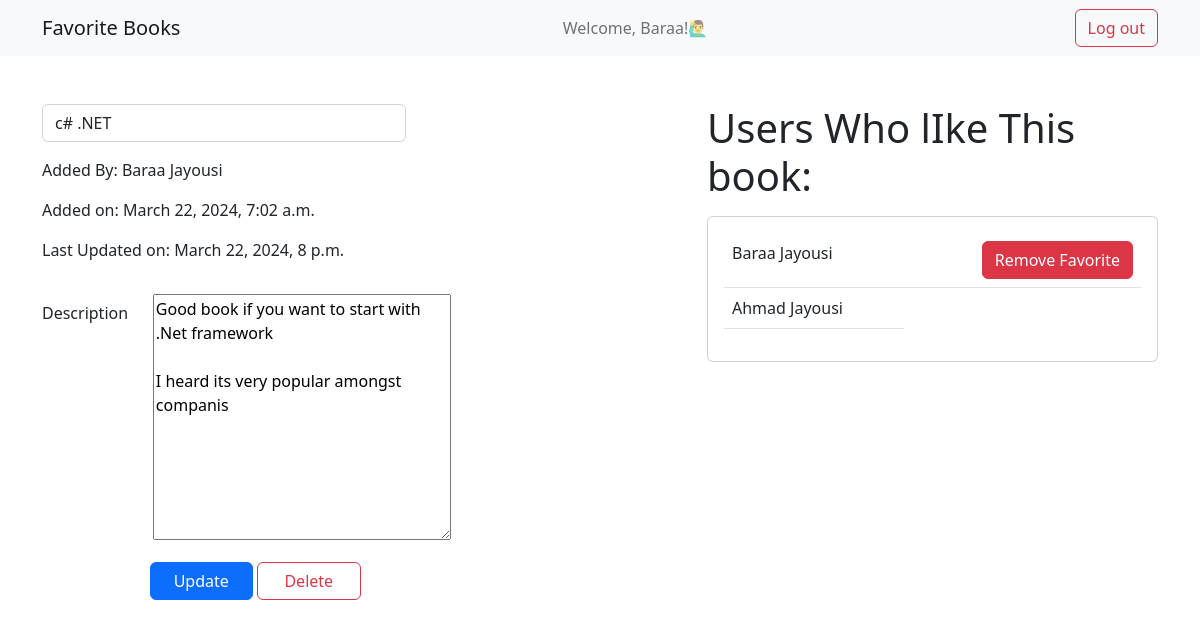
Page /books/1 (signed in) on the committed database.
### authentication_app/models.py (models this page shows)
class Users(models.Model):
    first_name= models.CharField(max_length=255)
    last_name = models.CharField(max_length=255)
    email = models.EmailField(unique=True, max_length=254)
    password = models.CharField(max_length=60)
    created_at = models.DateTimeField(auto_now_add = True)
    updated_at = models.DateTimeField(auto_now=True)
    objects = UsersMethods()

### fav_books_app/models.py (models this page shows)
class Book(models.Model):
    title = models.CharField(max_length=255)
    description = models.TextField()
    uploaded_by = models.ForeignKey(Users, related_name="books_uploaded", on_delete= models.CASCADE)
    user_who_like = models.ManyToManyField(Users, related_name="liked_books")
    created_at = models.DateTimeField(auto_now_add=True)
    updated_at = models.DateTimeField(auto_now=True)
    objects = BookManager()

### fav_books_app/views.py (the view)
# urls.py: path('/<int:book_id>', views.show_book, name='show_book'),
def show_book(request, book_id):
    if request.method == "GET" and 'user_id' in request.session:
        user_id = request.session['user_id']
        book_exists, user_is_uploader = Book.objects.is_uploader(user_id = user_id, book_id = book_id)
        if book_exists:
            context = {
                "user": Users.objects.get(id = user_id),
                "book": Book.objects.get(id=book_id),
                "is_user_fav_book" : Book.objects.user_fav_book_check(user_id = user_id, book_id = book_id)
            }
            if user_is_uploader:
                return render(request,'book_edit.html', context)
            else:
                return render(request, 'book_view.html', context)
    return redirect('/')

### fav_books_app/models.py (called while the page is built)
    def is_uploader(self, user_id, book_id): #==> returns bool if the book exists and checks if the currernt user is the uploader/owner
        book = self.filter(id = book_id).first()
        if book:
            uploader_id = book.uploaded_by.id
            if uploader_id == user_id:
                return True, True
            return True, False
        return False, False

    def user_fav_book_check(self, user_id, book_id): #  checks if the user has liked the current book
        books = self.filter(user_who_like__id = user_id)
        current_book = self.get(id = book_id)
        for book in books:
            if book == current_book:
                return True
        return False

### fav_books_app/templates/book_edit.html (shortened to what this page needs)
{% extends 'main_layout.html' %}
{% block user_greeting %} Welcome, {{user.first_name|title}}!🙋‍♂️ {% endblock %}
{% block content %}
    <div class="row">
        <div class="col-7">
            <form action="{% url 'edit_book' %}" method="post">
                <div class="row mb-3">
                    <div class="col-7">
                        <input class='form-control' type="text" name="book_title" id="book_title" value="{{book.title}}">
                    </div>
                </div>
                <div class="row mb-3">
                    <p>Added By: <span>{{book.uploaded_by.first_name|title}} {{book.uploaded_by.last_name|title}}</span></p>
                    <p>Added on: <span>{{book.created_at}}</span></p>
                    <p>Last Updated on: <span>{{book.updated_at}}</span></p>
                </div>
                <div class="row mb-3">
                    <label for="book_desc" class="col-form-label col-2">Description</label>
                    <div class="col-6">
                        <textarea name="book_desc" id="book_desc" cols="30" rows="10">{{book.description}}</textarea>
                    </div>
                </div>
                <div class="row mb-3 g-1">
                    <div class="col-2 offset-2">
                        <input class="btn btn-primary w-100" type="submit" name="action" value="Update">
                    </div>
                    <div class="col-2">
                        <input class="btn btn-outline-danger w-100" type="submit" name="action" value="Delete">
                    </div>
                </div>
            </form>
        </div>
        <div class="col-5">
            <h1 class="mb-3">Users Who lIke This book:</h1>
            <div class="card mb-3">
                <div class="card-body">
                    {% if book.user_who_like.all %}
                    <table class="table table-hover">
                        {% for user_like_book in book.user_who_like.all %}
                            <tr>
                                <td>{{user_like_book.first_name|title}} {{user_like_book.last_name|title}}</td>
                                {% if is_user_fav_book and user.id == user_like_book.id%}
                                <td ><form class="row justify-content-end" action="{% url 'process_fav_book' %}" method="post">
                                    <div class="col-auto">
                                        <input class="btn btn-danger" type="submit" value="Remove Favorite">
                                    </div>
                                </form></td>
                                {% endif %}
                            </tr>
                        {% endfor %}
                    </table>
                    {% else %}
                    <p>No one liked this book, Be the first who like it</p>
                    {% endif %}
                </div>
            </div>
        </div>
    </div>
{% endblock %}

### rows in the picture
Users: first_name "Baraa", last_name "Jayousi"
Book: book_title "c# .NET", uploaded_by.first_name "Baraa", uploaded_by.last_name "Jayousi", created_at "March 22, 2024, 7:02 a.m.", updated_at "March 22, 2024, 8 p.m.", book_desc "Good book if you want to start with .Net framework I heard its very popular amongst companis"
Users: first_name "Ahmad", last_name "Jayousi"
